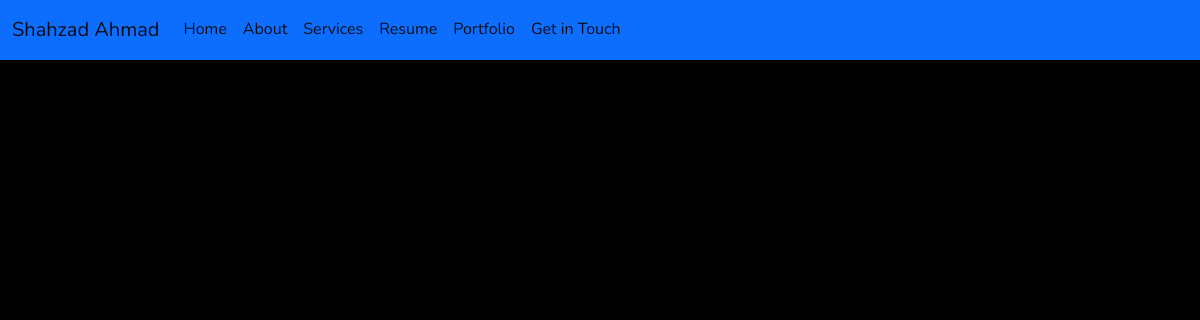
The app's page /resume, older data.
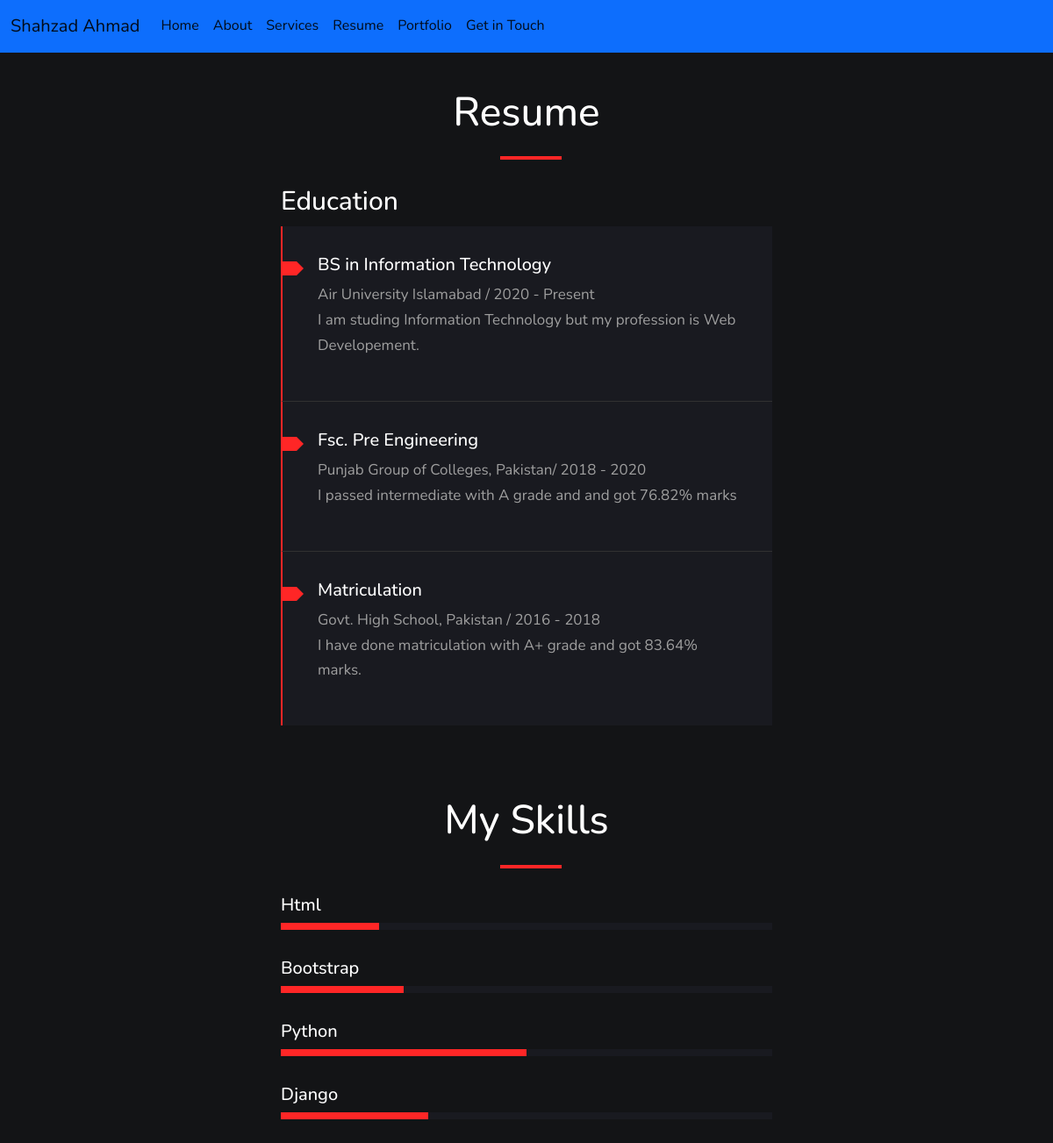
The same page, newer data.
### portfolio/models.py (models this page shows)
class Resume(models.Model):
    title = models.CharField(max_length=255)
    higher_edu_title = models.CharField(max_length=255)
    higher_edu_description = models.TextField()
    university_year = models.CharField(max_length=2083)
    inter_edu_title = models.CharField(max_length=255)
    inter_edu_description = models.TextField()
    college_year = models.CharField(max_length=2083)
    metric_edu_title = models.CharField(max_length=255)
    metric_edu_description = models.TextField()
    school_year = models.CharField(max_length=2083)

### portfolio/views.py (the view)
# urls.py: path('resume', views.resume, name='resume'),
def resume(request):
    resumes = Resume.objects.all()
    return render(request, 'resume.html', {'resumes': resumes})

### portfolio/templates/resume.html (shortened to what this page needs)
{% extends 'base.html' %}
{% block content %}
<!doctype html>
<html lang="en">
<head>
    <link href="https://cdn.jsdelivr.net/npm/bootstrap@5.2.0/dist/css/bootstrap.min.css" rel="stylesheet"
>
    <link rel="stylesheet" href="https://cdnjs.cloudflare.com/ajax/libs/OwlCarousel2/2.3.4/assets/owl.carousel.min.css"
 />
    <link rel="stylesheet"
        href="https://cdnjs.cloudflare.com/ajax/libs/OwlCarousel2/2.3.4/assets/owl.theme.default.min.css"
 />
    <link rel="stylesheet" href="https://unpkg.com/aos@next/dist/aos.css" />
</head>
<body>
    {% for resume in resumes %}
    <section id="resume">
        <div class="heading-wrapper">
            <div class="heading">
                <h2>Resume</h2>
            </div>
            <div class="animate-bar"></div>
        </div>
        <div class="container">
            <div class="education" data-aos="fade-right" data-aos-duration="1200">
                <div class="title">
                    <h4>Education</h4>
                </div>
                <div class="resume-item">
                    <div class="item-arrow"></div>
                    <h5>{{ resume.higher_edu_title }}</h5>
                    <span>{{ resume.university_year }}</span>
                    <p>{{ resume.higher_edu_description }}</p>
                </div>
                <div class="resume-item">
                    <div class="item-arrow"></div>
                    <h5>{{ resume.inter_edu_title }}</h5>
                    <span>{{ resume.college_year }}</span>
                    <p>{{ resume.inter_edu_description }}</p>
                </div>
                <div class="resume-item">
                    <div class="item-arrow"></div>
                    <h5>{{ resume.metric_edu_title }}</h5>
                    <span>{{ resume.school_year }}</span>
                    <p>{{ resume.metric_edu_description }}</p>
                </div>
            </div>
        </div>
        <section id="skills">
            <div class="heading-wrapper">
                <div class="heading">
                    <h2>My Skills</h2>
                </div>
                <div class="animate-bar"></div>
            </div>
            <div class="container">
                <div class="progress-item" data-aos="fade-up" data-aos-duration="1200">
                    <div class="text">
                        <h5>Html</h5>
                    </div>
                    <div class="progress-bar">
                        <div class="progress-line html"></div>
                    </div>
                </div>
                <div class="progress-item" data-aos="fade-up" data-aos-duration="1200">
                    <div class="text">
                        <h5>Bootstrap</h5>
                    </div>
                    <div class="progress-bar">
                        <div class="progress-line js"></div>
                    </div>
                </div>
                <div class="progress-item" data-aos="fade-up" data-aos-duration="1200">
                    <div class="text">
                        <h5>Python</h5>
                    </div>
                    <div class="progress-bar">
                        <div class="progress-line python"></div>
                    </div>
                </div>
                <div class="progress-item" data-aos="fade-up" data-aos-duration="1200">
                    <div class="text">
                        <h5>Django</h5>
                    </div>
                    <div class="progress-bar">
                        <div class="progress-line django"></div>
                    </div>
                </div>
            </div>
        </section>
    </section>
    {% endfor %}
</body>
</html>
{% endblock %}

### templates/base.html (shortened to what this page needs)
<!doctype html>
<html lang="en">
<head>
    <link href="https://cdn.jsdelivr.net/npm/bootstrap@5.2.0/dist/css/bootstrap.min.css" rel="stylesheet"
>
</head>
<body>
    <nav class="navbar navbar-expand-lg bg-primary fixed-top">
        <div class="container-fluid">
            <a class="navbar-brand">Shahzad Ahmad</a>
            <div class="collapse navbar-collapse" id="navbarSupportedContent">
                <ul class="navbar-nav me-auto mb-2 mb-lg-0">
                    <li class="nav-item">
                        <a class="nav-link active" aria-current="page" href="/">Home</a>
                    </li>
                    <li class="nav-item">
                        <a class="nav-link active" aria-current="page" href="/about">About</a>
                    </li>
                    <li class="nav-item">
                        <a class="nav-link active" aria-current="page" href="/service">Services</a>
                    </li>
                    <li class="nav-item">
                        <a class="nav-link active" aria-current="page" href="/resume">Resume</a>
                    </li>
                    <li class="nav-item">
                        <a class="nav-link active" aria-current="page" href="/portfolio">Portfolio</a>
                    </li>
                    <li class="nav-item">
                        <a class="nav-link active" aria-current="page" href="/contact">Get in Touch</a>
                    </li>
                </ul>
            </div>
        </div>
    </nav>
    {% block content %}
    {% endblock %}
</body>
</html>

### portfolio/templates/resume.html (style rules this page uses)
* { margin: 0; padding: 0; box-sizing: border-box; color: white; font-family: 'Nunito', sans-serif; }
body { line-height: 1.7; background-color: black; min-height: 100vh; }
html { scroll-behavior: smooth; }
:root { --font-large-color: white; --font-small-color: #9f9f9f; --main-color: #FF2626; --bg-color-1: #131416; --bg-color-2: #191a20; }
h2 { font-size: 46px; color: var(--font-large-color); }
h4 { font-size: 30px; }
h5 { font-size: 20px; }
p, span { font-size: 17px; color: var(--font-small-color); }
.container { padding: 30px; width: 100%; display: flex; flex-wrap: wrap; justify-content: center; align-items: center; }
.heading-wrapper { display: flex; flex-direction: column; justify-content: center; align-items: center; padding-top: 100px; }
.animate-bar { width: 5rem; height: 4px; background-color: var(--main-color); margin-top: 15px; position: relative; }
.animate-bar::before { content: ""; position: absolute; top: 0; left: 0; width: 5px; height: 100%; border-left: 5px solid white; border-right: 5px solid white; animation: animate 3s linear infinite; }
#resume { background-color: var(--bg-color-1); }
#resume .container { gap: 2rem; }
#resume .animate-bar::before { border-color: var(--bg-color-1); }
#resume .title { margin-bottom: 10px; }
.resume-item { width: 35rem; padding: 32px 40px; background-color: #191a20; border-left: 2px solid var(--main-color); position: relative; border-bottom: 1px solid #313131; }
.resume-item:last-child { border-bottom: none; }
.resume-item .item-arrow { position: absolute; height: 16px; width: 16px; left: 0; top: 2.5rem; background-color: var(--main-color); }
.resume-item .item-arrow::after { content: ""; position: absolute; border: 8px solid transparent; left: 16px; border-left-color: var(--main-color); }
#skills { padding-bottom: 100px; }
#skills .heading-wrapper { padding-top: 50px; }
.progress-item .progress-bar { width: 35rem; height: 8px; background-color: var(--bg-color-2); }
.progress-item .progress-bar .progress-line { height: 100%; background-color: var(--main-color); position: relative; }
.progress-item .progress-bar .progress-line::after { content: "90%"; position: absolute; color: white; font-size: 17px; top: -30px; right: -15px; }
.progress-bar .progress-line.html { width: 20%; }
.progress-bar .progress-line.js { width: 25%; }
.progress-bar .progress-line.python { width: 50%; }
.progress-bar .progress-line.django { width: 30%; }
.progress-bar .progress-line.html::after { content: "20%"; }
.progress-bar .progress-line.js::after { content: "25%"; }
.progress-bar .progress-line.python::after { content: "50%"; }
.progress-bar .progress-line.django::after { content: "30%"; }

Row changes from the older to the newer data that the page shows:
added Resume: higher_edu_title "BS in Information Technology", university_year "Air University Islamabad / 2020 - Present", higher_edu_description "I am studing Information Technology but my profession is Web Developement.", inter_edu_title "Fsc. Pre Engineering", college_year "Punjab Group of Colleges, Pakistan/ 2018 - 2020", inter_edu_description "I passed intermediate with A grade and and got 76.82% marks", metric_edu_title "Matriculation", school_year "Govt. High School, Pakistan / 2016 - 2018", metric_edu_description "I have done matriculation with A+ grade and got 83.64% marks."
